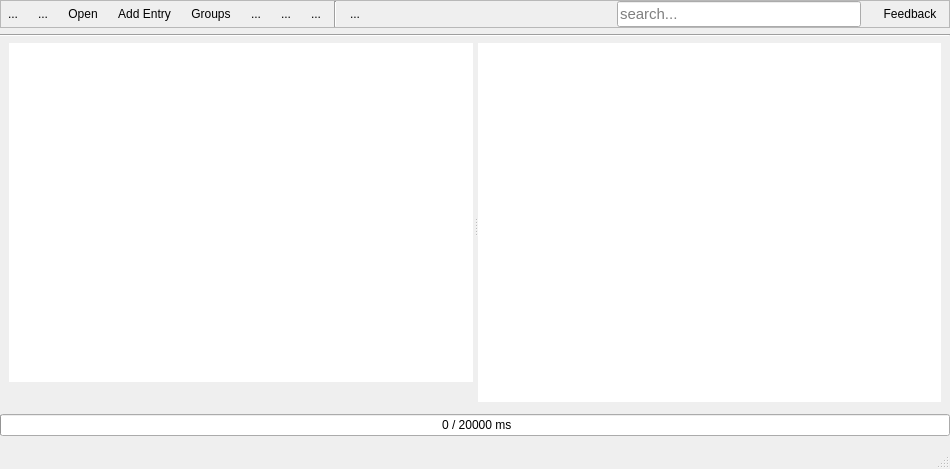
<?xml version="1.0" encoding="UTF-8"?>
<ui version="4.0">
 <class>WindowMain</class>
 <widget class="QMainWindow" name="WindowMain">
  <property name="geometry">
   <rect>
    <x>0</x>
    <y>0</y>
    <width>950</width>
    <height>469</height>
   </rect>
  </property>
  <property name="sizePolicy">
   <sizepolicy hsizetype="Preferred" vsizetype="Fixed">
    <horstretch>0</horstretch>
    <verstretch>1</verstretch>
   </sizepolicy>
  </property>
  <property name="mouseTracking">
   <bool>true</bool>
  </property>
  <property name="windowTitle">
   <string>joPassDB</string>
  </property>
  <property name="windowIcon">
   <iconset resource="../../resources/resource.qrc">
    <normaloff>:/logo.png</normaloff>:/logo.png</iconset>
  </property>
  <property name="toolButtonStyle">
   <enum>Qt::ToolButtonTextBesideIcon</enum>
  </property>
  <widget class="QWidget" name="centralWidget">
   <layout class="QVBoxLayout" name="verticalLayout">
    <property name="leftMargin">
     <number>0</number>
    </property>
    <property name="topMargin">
     <number>0</number>
    </property>
    <property name="rightMargin">
     <number>0</number>
    </property>
    <item>
     <widget class="QFrame" name="menuBar1">
      <property name="sizePolicy">
       <sizepolicy hsizetype="Preferred" vsizetype="Maximum">
        <horstretch>0</horstretch>
        <verstretch>0</verstretch>
       </sizepolicy>
      </property>
      <property name="styleSheet">
       <string notr="true">/*
QFrame#menuBar1{
	background-color: rgb(56, 56, 56);
}

QWidget{
	background-color: rgb(56, 56, 56);
}

QToolButton{
	border:none;
    padding-top:5px;
    padding-bottom:5px;
    border-color: rgb(56, 56, 56);
    border-bottom-style:solid;
    border-width: 5px;
}

QToolButton:pressed {
    border-color: rgb(255, 255, 255);
    border-bottom-style:solid;
    border-width: 5px;
}

QToolButton:hover {
    border-color: rgb(255, 255, 255);
    border-bottom-style:solid;
    border-width: 5px;
}

QToolButton:checked {
    border-color: rgb(255, 255, 255);
    border-bottom-style:solid;
    border-width: 5px;
}

QLabel{
	color: rgb(255, 255, 255);
	font: 87 11pt &quot;Arial Black&quot;;
}

QAction{
	border:none;	
	color: rgb(255, 255, 255);
}

QToolButton:menu-arrow{
}

QToolButton::menu-indicator {
	subcontrol-position: right center;
    subcontrol-origin: padding;
}


QMenu{
	color: rgb(255, 255, 255);
	margin: 2px;
}

QMenu::item {
	margin: 2px 2px 2px 2px;
	padding: 4px 25px 4px 25px;
    border: 2px solid transparent;
}

QMenu::item:selected {
     bo0rder-left-color: rgb(255, 255, 255);
}
*/</string>
      </property>
      <property name="frameShape">
       <enum>QFrame::StyledPanel</enum>
      </property>
      <property name="frameShadow">
       <enum>QFrame::Raised</enum>
      </property>
      <layout class="QHBoxLayout" name="horizontalLayout_3">
       <property name="leftMargin">
        <number>0</number>
       </property>
       <property name="topMargin">
        <number>0</number>
       </property>
       <property name="rightMargin">
        <number>0</number>
       </property>
       <property name="bottomMargin">
        <number>0</number>
       </property>
       <item>
        <widget class="QToolButton" name="toolButtonSave">
         <property name="toolTip">
          <string>&lt;html&gt;&lt;head/&gt;&lt;body&gt;&lt;p&gt;Save file&lt;/p&gt;&lt;p&gt;Click on the right arrow for more options.&lt;/p&gt;&lt;/body&gt;&lt;/html&gt;</string>
         </property>
         <property name="statusTip">
          <string>Save file</string>
         </property>
         <property name="text">
          <string>...</string>
         </property>
         <property name="icon">
          <iconset resource="../../resources/resource.qrc">
           <normaloff>:/icons_black/icons_black/save2_black.png</normaloff>:/icons_black/icons_black/save2_black.png</iconset>
         </property>
         <property name="iconSize">
          <size>
           <width>64</width>
           <height>32</height>
          </size>
         </property>
         <property name="autoRaise">
          <bool>true</bool>
         </property>
        </widget>
       </item>
       <item>
        <widget class="QToolButton" name="toolButtonClose">
         <property name="mouseTracking">
          <bool>false</bool>
         </property>
         <property name="toolTip">
          <string>Close file</string>
         </property>
         <property name="statusTip">
          <string>Close file</string>
         </property>
         <property name="text">
          <string>...</string>
         </property>
         <property name="icon">
          <iconset resource="../../resources/resource.qrc">
           <normaloff>:/icons_black/icons_black/close_black.png</normaloff>:/icons_black/icons_black/close_black.png</iconset>
         </property>
         <property name="iconSize">
          <size>
           <width>64</width>
           <height>32</height>
          </size>
         </property>
         <property name="autoRaise">
          <bool>true</bool>
         </property>
        </widget>
       </item>
       <item>
        <widget class="QToolButton" name="toolButtonOpen">
         <property name="sizePolicy">
          <sizepolicy hsizetype="Fixed" vsizetype="Expanding">
           <horstretch>0</horstretch>
           <verstretch>0</verstretch>
          </sizepolicy>
         </property>
         <property name="toolTip">
          <string>&lt;html&gt;&lt;head/&gt;&lt;body&gt;&lt;p&gt;Open file.&lt;/p&gt;&lt;p&gt;Click on the right arrow for more options!&lt;/p&gt;&lt;/body&gt;&lt;/html&gt;</string>
         </property>
         <property name="statusTip">
          <string>Open file</string>
         </property>
         <property name="autoFillBackground">
          <bool>false</bool>
         </property>
         <property name="styleSheet">
          <string notr="true"/>
         </property>
         <property name="text">
          <string>Open</string>
         </property>
         <property name="icon">
          <iconset resource="../../resources/resource.qrc">
           <normaloff>:/icons_black/icons_black/open_folder2_black.png</normaloff>:/icons_black/icons_black/open_folder2_black.png</iconset>
         </property>
         <property name="iconSize">
          <size>
           <width>64</width>
           <height>32</height>
          </size>
         </property>
         <property name="toolButtonStyle">
          <enum>Qt::ToolButtonIconOnly</enum>
         </property>
         <property name="autoRaise">
          <bool>true</bool>
         </property>
        </widget>
       </item>
       <item>
        <widget class="QToolButton" name="toolButtonEntry">
         <property name="sizePolicy">
          <sizepolicy hsizetype="Fixed" vsizetype="Expanding">
           <horstretch>0</horstretch>
           <verstretch>0</verstretch>
          </sizepolicy>
         </property>
         <property name="toolTip">
          <string>Add, edit or remove password entries.</string>
         </property>
         <property name="statusTip">
          <string>Add, edit or remove password entries.</string>
         </property>
         <property name="text">
          <string>Add Entry</string>
         </property>
         <property name="icon">
          <iconset resource="../../resources/resource.qrc">
           <normaloff>:/icons_black/icons_black/key2_black.png</normaloff>:/icons_black/icons_black/key2_black.png</iconset>
         </property>
         <property name="iconSize">
          <size>
           <width>64</width>
           <height>32</height>
          </size>
         </property>
         <property name="checkable">
          <bool>true</bool>
         </property>
         <property name="toolButtonStyle">
          <enum>Qt::ToolButtonIconOnly</enum>
         </property>
         <property name="autoRaise">
          <bool>true</bool>
         </property>
        </widget>
       </item>
       <item>
        <widget class="QToolButton" name="toolButtonGroup">
         <property name="toolTip">
          <string>Add, edit or remove categories.</string>
         </property>
         <property name="statusTip">
          <string>Add, edit or remove categories.</string>
         </property>
         <property name="text">
          <string>Groups</string>
         </property>
         <property name="icon">
          <iconset resource="../../resources/resource.qrc">
           <normaloff>:/icons_black/icons_black/category2_black.png</normaloff>:/icons_black/icons_black/category2_black.png</iconset>
         </property>
         <property name="iconSize">
          <size>
           <width>64</width>
           <height>32</height>
          </size>
         </property>
         <property name="checkable">
          <bool>true</bool>
         </property>
         <property name="autoRaise">
          <bool>true</bool>
         </property>
        </widget>
       </item>
       <item>
        <widget class="QToolButton" name="toolButtonAutoType">
         <property name="toolTip">
          <string>&lt;html&gt;&lt;head/&gt;&lt;body&gt;&lt;p&gt;Perform an auto type.&lt;/p&gt;&lt;p&gt;Click on the right arrow for more options!&lt;/p&gt;&lt;/body&gt;&lt;/html&gt;</string>
         </property>
         <property name="statusTip">
          <string>Perform an auto type.</string>
         </property>
         <property name="text">
          <string>...</string>
         </property>
         <property name="icon">
          <iconset resource="../../resources/resource.qrc">
           <normaloff>:/icons_black/icons_black/enter2_black.png</normaloff>:/icons_black/icons_black/enter2_black.png</iconset>
         </property>
         <property name="iconSize">
          <size>
           <width>64</width>
           <height>32</height>
          </size>
         </property>
         <property name="checkable">
          <bool>false</bool>
         </property>
         <property name="autoRaise">
          <bool>true</bool>
         </property>
        </widget>
       </item>
       <item>
        <widget class="QToolButton" name="toolButtonOpenURL">
         <property name="text">
          <string>...</string>
         </property>
         <property name="icon">
          <iconset resource="../../resources/resource.qrc">
           <normaloff>:/icons_black/icons_black/domain_black.png</normaloff>:/icons_black/icons_black/domain_black.png</iconset>
         </property>
         <property name="iconSize">
          <size>
           <width>64</width>
           <height>32</height>
          </size>
         </property>
         <property name="autoRaise">
          <bool>true</bool>
         </property>
        </widget>
       </item>
       <item>
        <widget class="QToolButton" name="toolButtonLock">
         <property name="toolTip">
          <string>Lock or unlock file.</string>
         </property>
         <property name="statusTip">
          <string>Lock or unlock file.</string>
         </property>
         <property name="text">
          <string>...</string>
         </property>
         <property name="icon">
          <iconset resource="../../resources/resource.qrc">
           <normaloff>:/icons_black/icons_black/password_black.png</normaloff>:/icons_black/icons_black/password_black.png</iconset>
         </property>
         <property name="iconSize">
          <size>
           <width>64</width>
           <height>32</height>
          </size>
         </property>
         <property name="autoRaise">
          <bool>true</bool>
         </property>
        </widget>
       </item>
       <item>
        <widget class="Line" name="line_7">
         <property name="orientation">
          <enum>Qt::Vertical</enum>
         </property>
        </widget>
       </item>
       <item>
        <widget class="QToolButton" name="buttonMenu">
         <property name="toolTip">
          <string>More features</string>
         </property>
         <property name="statusTip">
          <string>More features</string>
         </property>
         <property name="text">
          <string>...</string>
         </property>
         <property name="icon">
          <iconset resource="../../resources/resource.qrc">
           <normaloff>:/icons_black/icons_black/menu_black.png</normaloff>:/icons_black/icons_black/menu_black.png</iconset>
         </property>
         <property name="iconSize">
          <size>
           <width>32</width>
           <height>32</height>
          </size>
         </property>
         <property name="checkable">
          <bool>false</bool>
         </property>
         <property name="autoRaise">
          <bool>true</bool>
         </property>
        </widget>
       </item>
       <item>
        <spacer name="horizontalSpacer_3">
         <property name="orientation">
          <enum>Qt::Horizontal</enum>
         </property>
         <property name="sizeHint" stdset="0">
          <size>
           <width>40</width>
           <height>20</height>
          </size>
         </property>
        </spacer>
       </item>
       <item>
        <widget class="QLineEdit" name="textSearch">
         <property name="font">
          <font>
           <pointsize>11</pointsize>
          </font>
         </property>
         <property name="focusPolicy">
          <enum>Qt::StrongFocus</enum>
         </property>
         <property name="autoFillBackground">
          <bool>false</bool>
         </property>
         <property name="styleSheet">
          <string notr="true"/>
         </property>
         <property name="inputMask">
          <string/>
         </property>
         <property name="frame">
          <bool>true</bool>
         </property>
         <property name="placeholderText">
          <string>search...</string>
         </property>
         <property name="cursorMoveStyle">
          <enum>Qt::VisualMoveStyle</enum>
         </property>
         <property name="clearButtonEnabled">
          <bool>true</bool>
         </property>
        </widget>
       </item>
       <item>
        <spacer name="horizontalSpacer_2">
         <property name="orientation">
          <enum>Qt::Horizontal</enum>
         </property>
         <property name="sizeType">
          <enum>QSizePolicy::Fixed</enum>
         </property>
         <property name="sizeHint" stdset="0">
          <size>
           <width>9</width>
           <height>20</height>
          </size>
         </property>
        </spacer>
       </item>
       <item>
        <widget class="QToolButton" name="toolButtonComment">
         <property name="toolTip">
          <string>Feedback, Bug reporting</string>
         </property>
         <property name="statusTip">
          <string>Feedback, Bug reporting</string>
         </property>
         <property name="text">
          <string>Feedback</string>
         </property>
         <property name="icon">
          <iconset resource="../../resources/resource.qrc">
           <normaloff>:/icons_black/icons_black/feedback_black.png</normaloff>:/icons_black/icons_black/feedback_black.png</iconset>
         </property>
         <property name="iconSize">
          <size>
           <width>16</width>
           <height>32</height>
          </size>
         </property>
         <property name="autoRaise">
          <bool>true</bool>
         </property>
        </widget>
       </item>
       <item>
        <spacer name="horizontalSpacer_4">
         <property name="orientation">
          <enum>Qt::Horizontal</enum>
         </property>
         <property name="sizeType">
          <enum>QSizePolicy::Fixed</enum>
         </property>
         <property name="sizeHint" stdset="0">
          <size>
           <width>5</width>
           <height>20</height>
          </size>
         </property>
        </spacer>
       </item>
      </layout>
     </widget>
    </item>
    <item>
     <widget class="Line" name="line_6">
      <property name="orientation">
       <enum>Qt::Horizontal</enum>
      </property>
     </widget>
    </item>
    <item>
     <widget class="QSplitter" name="splitter">
      <property name="sizePolicy">
       <sizepolicy hsizetype="Expanding" vsizetype="Preferred">
        <horstretch>0</horstretch>
        <verstretch>0</verstretch>
       </sizepolicy>
      </property>
      <property name="frameShape">
       <enum>QFrame::NoFrame</enum>
      </property>
      <property name="midLineWidth">
       <number>0</number>
      </property>
      <property name="orientation">
       <enum>Qt::Horizontal</enum>
      </property>
      <property name="opaqueResize">
       <bool>true</bool>
      </property>
      <property name="handleWidth">
       <number>5</number>
      </property>
      <property name="childrenCollapsible">
       <bool>false</bool>
      </property>
      <widget class="QWidget" name="widget" native="true">
       <layout class="QVBoxLayout" name="verticalLayout_4">
        <property name="leftMargin">
         <number>9</number>
        </property>
        <property name="topMargin">
         <number>0</number>
        </property>
        <property name="rightMargin">
         <number>0</number>
        </property>
        <property name="bottomMargin">
         <number>0</number>
        </property>
        <item>
         <widget class="QTreeView" name="tableGroups">
          <property name="autoFillBackground">
           <bool>true</bool>
          </property>
          <property name="styleSheet">
           <string notr="true"/>
          </property>
          <property name="frameShape">
           <enum>QFrame::NoFrame</enum>
          </property>
          <property name="editTriggers">
           <set>QAbstractItemView::NoEditTriggers</set>
          </property>
          <property name="indentation">
           <number>10</number>
          </property>
          <property name="rootIsDecorated">
           <bool>false</bool>
          </property>
          <property name="animated">
           <bool>true</bool>
          </property>
          <property name="headerHidden">
           <bool>false</bool>
          </property>
          <attribute name="headerVisible">
           <bool>true</bool>
          </attribute>
         </widget>
        </item>
        <item>
         <widget class="QWidget" name="widgetGroupToolBar" native="true">
          <layout class="QHBoxLayout" name="horizontalLayout_2">
           <property name="leftMargin">
            <number>0</number>
           </property>
           <property name="topMargin">
            <number>0</number>
           </property>
           <property name="rightMargin">
            <number>0</number>
           </property>
           <property name="bottomMargin">
            <number>0</number>
           </property>
           <item>
            <spacer name="horizontalSpacer">
             <property name="orientation">
              <enum>Qt::Horizontal</enum>
             </property>
             <property name="sizeHint" stdset="0">
              <size>
               <width>40</width>
               <height>20</height>
              </size>
             </property>
            </spacer>
           </item>
          </layout>
         </widget>
        </item>
       </layout>
      </widget>
      <widget class="QWidget" name="widget_3" native="true">
       <layout class="QVBoxLayout" name="verticalLayout_2">
        <property name="leftMargin">
         <number>0</number>
        </property>
        <property name="topMargin">
         <number>0</number>
        </property>
        <property name="rightMargin">
         <number>9</number>
        </property>
        <property name="bottomMargin">
         <number>0</number>
        </property>
        <item>
         <widget class="QTableView" name="tablePasswords">
          <property name="styleSheet">
           <string notr="true"/>
          </property>
          <property name="frameShape">
           <enum>QFrame::NoFrame</enum>
          </property>
          <property name="editTriggers">
           <set>QAbstractItemView::NoEditTriggers</set>
          </property>
          <property name="showDropIndicator" stdset="0">
           <bool>true</bool>
          </property>
          <property name="alternatingRowColors">
           <bool>true</bool>
          </property>
          <property name="selectionBehavior">
           <enum>QAbstractItemView::SelectRows</enum>
          </property>
          <property name="horizontalScrollMode">
           <enum>QAbstractItemView::ScrollPerPixel</enum>
          </property>
          <property name="showGrid">
           <bool>false</bool>
          </property>
          <property name="gridStyle">
           <enum>Qt::SolidLine</enum>
          </property>
          <attribute name="horizontalHeaderCascadingSectionResizes">
           <bool>false</bool>
          </attribute>
          <attribute name="horizontalHeaderDefaultSectionSize">
           <number>150</number>
          </attribute>
          <attribute name="horizontalHeaderMinimumSectionSize">
           <number>27</number>
          </attribute>
          <attribute name="horizontalHeaderStretchLastSection">
           <bool>true</bool>
          </attribute>
          <attribute name="verticalHeaderVisible">
           <bool>false</bool>
          </attribute>
          <attribute name="verticalHeaderDefaultSectionSize">
           <number>23</number>
          </attribute>
         </widget>
        </item>
        <item>
         <widget class="QWidget" name="widgetPasswordToolBar" native="true">
          <layout class="QHBoxLayout" name="horizontalLayout">
           <property name="leftMargin">
            <number>0</number>
           </property>
           <property name="topMargin">
            <number>0</number>
           </property>
           <property name="rightMargin">
            <number>0</number>
           </property>
           <property name="bottomMargin">
            <number>0</number>
           </property>
          </layout>
         </widget>
        </item>
       </layout>
      </widget>
     </widget>
    </item>
    <item>
     <widget class="QProgressBar" name="progressEmptyClipboard">
      <property name="maximum">
       <number>20000</number>
      </property>
      <property name="value">
       <number>0</number>
      </property>
      <property name="alignment">
       <set>Qt::AlignCenter</set>
      </property>
      <property name="format">
       <string> %v / %m ms</string>
      </property>
     </widget>
    </item>
   </layout>
  </widget>
  <widget class="QStatusBar" name="statusBar"/>
  <action name="actionNew">
   <property name="icon">
    <iconset resource="../../resources/resource.qrc">
     <normaloff>:/icons_black/icons_black/new_black.png</normaloff>:/icons_black/icons_black/new_black.png</iconset>
   </property>
   <property name="text">
    <string>New</string>
   </property>
   <property name="statusTip">
    <string>Create new password container</string>
   </property>
  </action>
  <action name="buttonAddPassword">
   <property name="icon">
    <iconset resource="../../resources/resource.qrc">
     <normaloff>:/icons_black/icons_black/plus_black.png</normaloff>:/icons_black/icons_black/plus_black.png</iconset>
   </property>
   <property name="text">
    <string>Add password</string>
   </property>
   <property name="statusTip">
    <string>Add password entry</string>
   </property>
  </action>
  <action name="buttonDeletePassword">
   <property name="icon">
    <iconset resource="../../resources/resource.qrc">
     <normaloff>:/icons_black/icons_black/delete_black.png</normaloff>:/icons_black/icons_black/delete_black.png</iconset>
   </property>
   <property name="text">
    <string>Delete password</string>
   </property>
   <property name="toolTip">
    <string>Delete entry</string>
   </property>
   <property name="statusTip">
    <string>Delete password entry</string>
   </property>
  </action>
  <action name="buttonEditPassword">
   <property name="icon">
    <iconset resource="../../resources/resource.qrc">
     <normaloff>:/icons_black/icons_black/edit_black.png</normaloff>:/icons_black/icons_black/edit_black.png</iconset>
   </property>
   <property name="text">
    <string>Edit password</string>
   </property>
   <property name="statusTip">
    <string>Edit password entry</string>
   </property>
  </action>
  <action name="actionClose">
   <property name="icon">
    <iconset resource="../../resources/resource.qrc">
     <normaloff>:/icons_black/icons_black/close_black.png</normaloff>:/icons_black/icons_black/close_black.png</iconset>
   </property>
   <property name="text">
    <string>Close</string>
   </property>
  </action>
  <action name="actionPrint">
   <property name="enabled">
    <bool>true</bool>
   </property>
   <property name="icon">
    <iconset resource="../../resources/resource.qrc">
     <normaloff>:/icons_black/icons_black/print_black.png</normaloff>:/icons_black/icons_black/print_black.png</iconset>
   </property>
   <property name="text">
    <string>Print</string>
   </property>
  </action>
  <action name="actionSettings">
   <property name="checked">
    <bool>false</bool>
   </property>
   <property name="enabled">
    <bool>true</bool>
   </property>
   <property name="icon">
    <iconset resource="../../resources/resource.qrc">
     <normaloff>:/icons_black/icons_black/settings_black.png</normaloff>:/icons_black/icons_black/settings_black.png</iconset>
   </property>
   <property name="text">
    <string>Settings</string>
   </property>
   <property name="iconText">
    <string>Settings</string>
   </property>
   <property name="menuRole">
    <enum>QAction::NoRole</enum>
   </property>
   <property name="iconVisibleInMenu">
    <bool>true</bool>
   </property>
  </action>
  <action name="actionAbout">
   <property name="icon">
    <iconset resource="../../resources/resource.qrc">
     <normaloff>:/icons_black/icons_black/info_black.png</normaloff>:/icons_black/icons_black/info_black.png</iconset>
   </property>
   <property name="text">
    <string>About</string>
   </property>
   <property name="toolTip">
    <string>About this program</string>
   </property>
   <property name="visible">
    <bool>true</bool>
   </property>
   <property name="menuRole">
    <enum>QAction::TextHeuristicRole</enum>
   </property>
   <property name="iconVisibleInMenu">
    <bool>true</bool>
   </property>
  </action>
  <action name="actionHelp">
   <property name="enabled">
    <bool>true</bool>
   </property>
   <property name="icon">
    <iconset resource="../../resources/resource.qrc">
     <normaloff>:/icons_black/icons_black/help_black.png</normaloff>:/icons_black/icons_black/help_black.png</iconset>
   </property>
   <property name="text">
    <string>Help</string>
   </property>
  </action>
  <action name="buttonOpenUrl">
   <property name="icon">
    <iconset resource="../../resources/resource.qrc">
     <normaloff>:/icons_black/icons_black/domain_black.png</normaloff>:/icons_black/icons_black/domain_black.png</iconset>
   </property>
   <property name="text">
    <string>Open URL</string>
   </property>
   <property name="toolTip">
    <string>Open URL</string>
   </property>
   <property name="statusTip">
    <string>Open URL</string>
   </property>
  </action>
  <action name="buttonCopyPassword">
   <property name="icon">
    <iconset resource="../../resources/resource.qrc">
     <normaloff>:/icons_black/icons_black/copy2_black.png</normaloff>:/icons_black/icons_black/copy2_black.png</iconset>
   </property>
   <property name="text">
    <string>Copy password</string>
   </property>
   <property name="toolTip">
    <string>Copy password</string>
   </property>
   <property name="statusTip">
    <string>Copy password</string>
   </property>
  </action>
  <action name="buttonCopyUser">
   <property name="icon">
    <iconset resource="../../resources/resource.qrc">
     <normaloff>:/icons_black/icons_black/user_group_man2_black.png</normaloff>:/icons_black/icons_black/user_group_man2_black.png</iconset>
   </property>
   <property name="text">
    <string>Copy username</string>
   </property>
   <property name="toolTip">
    <string>Copy username</string>
   </property>
   <property name="statusTip">
    <string>Copy username</string>
   </property>
  </action>
  <action name="buttonAddGroup">
   <property name="icon">
    <iconset resource="../../resources/resource.qrc">
     <normaloff>:/icons_black/icons_black/plus_black.png</normaloff>:/icons_black/icons_black/plus_black.png</iconset>
   </property>
   <property name="text">
    <string>Add category</string>
   </property>
   <property name="statusTip">
    <string>Add group</string>
   </property>
  </action>
  <action name="buttonEditGroup">
   <property name="icon">
    <iconset resource="../../resources/resource.qrc">
     <normaloff>:/icons_black/icons_black/edit_black.png</normaloff>:/icons_black/icons_black/edit_black.png</iconset>
   </property>
   <property name="text">
    <string>Edit category</string>
   </property>
   <property name="statusTip">
    <string>Edit group</string>
   </property>
  </action>
  <action name="buttonRemoveGroup">
   <property name="icon">
    <iconset resource="../../resources/resource.qrc">
     <normaloff>:/icons_black/icons_black/delete_black.png</normaloff>:/icons_black/icons_black/delete_black.png</iconset>
   </property>
   <property name="text">
    <string>Remove category</string>
   </property>
   <property name="statusTip">
    <string>Remove group</string>
   </property>
  </action>
  <action name="actionAutotype">
   <property name="icon">
    <iconset resource="../../resources/resource.qrc">
     <normaloff>:/icons_black/icons_black/enter2_black.png</normaloff>:/icons_black/icons_black/enter2_black.png</iconset>
   </property>
   <property name="text">
    <string>Auto type</string>
   </property>
  </action>
  <action name="actionImport">
   <property name="icon">
    <iconset resource="../../resources/resource.qrc">
     <normaloff>:/icons_white/icons_white/import2_white.png</normaloff>:/icons_white/icons_white/import2_white.png</iconset>
   </property>
   <property name="text">
    <string>Import</string>
   </property>
  </action>
  <action name="actionExport">
   <property name="icon">
    <iconset resource="../../resources/resource.qrc">
     <normaloff>:/icons_white/icons_white/export2_white.png</normaloff>:/icons_white/icons_white/export2_white.png</iconset>
   </property>
   <property name="text">
    <string>Export</string>
   </property>
  </action>
 </widget>
 <layoutdefault spacing="6" margin="11"/>
 <resources>
  <include location="../../resources/resource.qrc"/>
 </resources>
 <connections/>
</ui>
